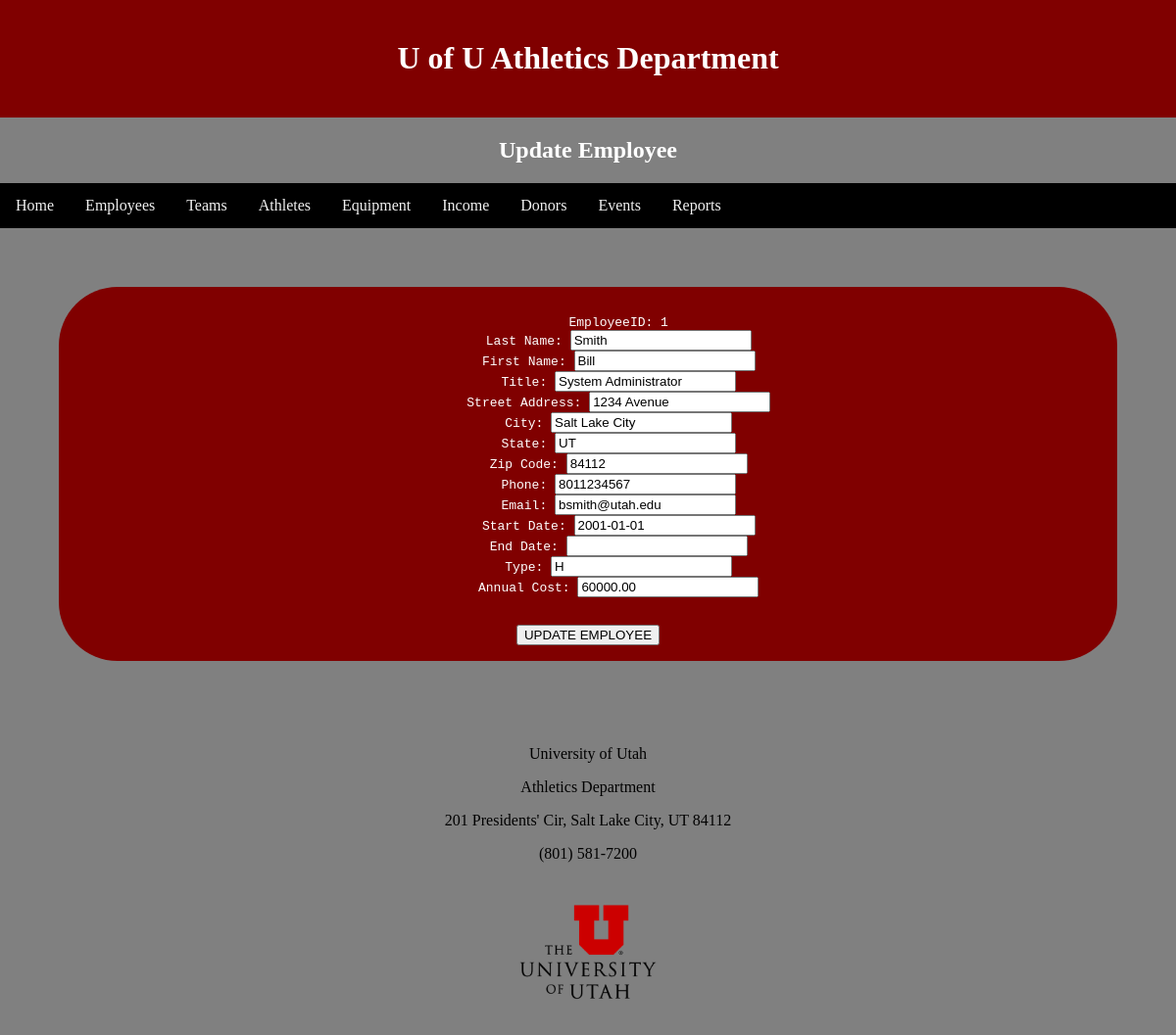
The app's page /Pages/update/update-employee.php?EmployeeID=1 (signed in) with its own data.
### tables this page shows
CREATE TABLE IF NOT EXISTS `employees` (
  `EmployeeID` int NOT NULL AUTO_INCREMENT,
  `LastName` varchar(30) NOT NULL,
  `FirstName` varchar(30) NOT NULL,
  `Title` varchar(30) NOT NULL,
  `StreetAddress` varchar(30) NOT NULL,
  `City` varchar(30) NOT NULL,
  `State` char(2) NOT NULL,
  `ZipCode` varchar(10) NOT NULL,
  `Phone` varchar(15) NOT NULL,
  `Email` varchar(256) NOT NULL,
  `StartDate` date NOT NULL,
  `EndDate` date DEFAULT NULL,
  `Type` char(1) NOT NULL,
  `AnnualCost` decimal(9,2) NOT NULL,
  PRIMARY KEY (`EmployeeID`)
);

### Pages/Update/update-employee.php (the view, shortened to what this page needs)
<html>
	<head>
		<link rel='stylesheet' href='../../styles/projectstyles.css'>
	</head>
	<body>
			<?php
			require_once '../components/header.php';
			?>
		  <h2>Update Employee</h2>
			<?php
			require_once '../components/topnavsub.php';
			?>
<?php
require_once '../../database/DBlogin.php';
$conn = new mysqli($hn, $un, $pw, $db);
if(isset($_GET['EmployeeID'])){
$EmployeeID = $_GET['EmployeeID'];
$query = "SELECT * FROM employees where EmployeeID=$EmployeeID ";
$result = $conn->query($query);
$rows = $result->num_rows;
for($j=0; $j<$rows; ++$j)
{
	$row = $result->fetch_array(MYSQLI_ASSOC);
echo <<<_END
	<form id="form1" action='../update/update-employee.php' method='post'>
	<pre>
	EmployeeID: $row[EmployeeID]
	Last Name: <input type='text' name='LastName' value='$row[LastName]'>
	First Name: <input type='text' name='FirstName' value='$row[FirstName]'>
	Title: <input type='text' name='Title' value='$row[Title]'>
	Street Address: <input type='text' name='StreetAddress' value='$row[StreetAddress]'>
	City: <input type='text' name='City' value='$row[City]'>
	State: <input type='text' name='State' value='$row[State]'>
	Zip Code: <input type='text' name='ZipCode' value='$row[ZipCode]'>
	Phone: <input type='text' name='Phone' value='$row[Phone]'>
	Email: <input type='text' name='Email' value='$row[Email]'>
	Start Date: <input type='text' name='StartDate' value='$row[StartDate]'>
	End Date: <input type='text' name='EndDate' value='$row[EndDate]'>
	Type: <input type='text' name='Type' value='$row[Type]'>
	Annual Cost: <input type='text' name='AnnualCost' value='$row[AnnualCost]'>
	</pre>
		<input type='hidden' name='update' value='yes'>
		<input type='hidden' name='EmployeeID' value='$row[EmployeeID]'>
		<input type='submit' value='UPDATE EMPLOYEE'>
	</form>
_END;
}
}
?>
<?php
require_once '../components/footer.php';
?>

### Styles/projectstyles.css (style rules this page uses)
body { background-color: gray; }
h1, h2 { color: white; text-align: center; }
* { box-sizing: border-box; }
body { margin: 0; }
#form1 { background-color: maroon; margin: auto; color: white; text-align: center; padding: 16px 10px; border-radius: 60px; margin: 60px; }

### records on screen
employees: EmployeeID "1", LastName "Smith", FirstName "Bill", Title "System Administrator", StreetAddress "1234 Avenue", City "Salt Lake City", State "UT", ZipCode "84112", Phone "8011234567", Email "bsmith@utah.edu", StartDate "2001-01-01", Type "H", AnnualCost "60000.00"
